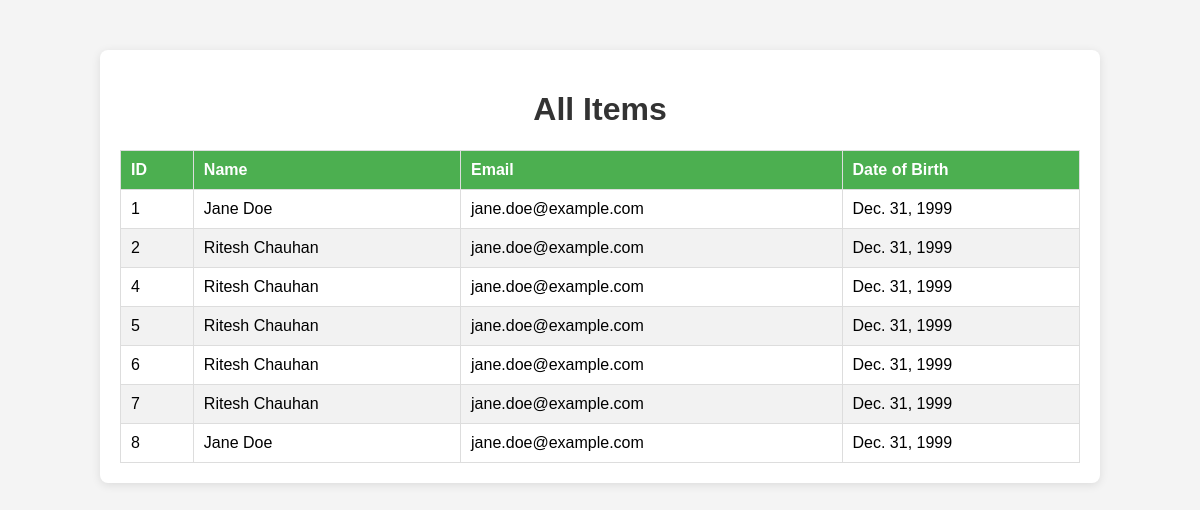
Page /readall/ on the committed database.
### crud/models.py (models this page shows, shortened)
class Item(models.Model):
    id = models.AutoField(primary_key=True)  # Primary key auto-generated
    name = models.CharField(max_length=100)
    email = models.CharField(
        max_length=255,
        validators=[EmailValidator(message="Enter a valid email address.")],
        unique=True  # Ensuring uniqueness of email
    )
    dob = models.DateField()  # Date of Birth

### crud/views.py (the view)
# urls.py: path('readall/', views.get_all_items, name='get_all_items'),
@csrf_exempt
def get_all_items(request):
    if request.method == "GET":
        try:
            items = Item.objects.all()
            data = []
            for item in items:
                data.append({
                    "id": item.id,
                    "name": item.name,
                    "email": item.email,
                    "dob": item.dob.isoformat()
                })
            return render(request, 'index.html', {'items': items}) # safe=False allows a list of objects
        except Exception as e:
            return JsonResponse({"error": str(e)}, status=500)

### crud/templates/index.html (shortened to what this page needs)
<!DOCTYPE html>
<html lang="en">
<head>
</head>
<body>
<div class="container">
    <h1>All Items</h1>
    <table id="items-table">
        <thead>
            <tr>
                <th>ID</th>
                <th>Name</th>
                <th>Email</th>
                <th>Date of Birth</th>
            </tr>
        </thead>
        <tbody>
            {% if items %}
                {% for item in items %}
                    <tr>
                        <td>{{ item.id }}</td>
                        <td>{{ item.name }}</td>
                        <td>{{ item.email }}</td>
                        <td>{{ item.dob }}</td>
                    </tr>
                {% endfor %}
            {% else %}
                <tr>
                    <td colspan="4">No items available</td>
                </tr>
            {% endif %}
        </tbody>
    </table>
</div>
</body>
</html>

### crud/templates/index.html (style rules this page uses)
body { font-family: Arial, sans-serif; background-color: #f4f4f4; margin: 0; padding: 0; }
.container { width: 80%; margin: 50px auto; background-color: #fff; padding: 20px; border-radius: 8px; box-shadow: 0 2px 10px rgba(0, 0, 0, 0.1); }
h1 { text-align: center; color: #333; }
table { width: 100%; border-collapse: collapse; margin-top: 20px; }
table, th, td { border: 1px solid #ddd; }
th, td { padding: 10px; text-align: left; }
th { background-color: #4CAF50; color: white; }
tr:nth-child(even) { background-color: #f2f2f2; }

### rows in the picture
Item: id "1", name "Jane Doe", email "jane.doe@example.com", dob "Dec. 31, 1999"
Item: id "2", name "Ritesh Chauhan", email "jane.doe@example.com", dob "Dec. 31, 1999"
Item: id "4", name "Ritesh Chauhan", email "jane.doe@example.com", dob "Dec. 31, 1999"
Item: id "5", name "Ritesh Chauhan", email "jane.doe@example.com", dob "Dec. 31, 1999"
Item: id "6", name "Ritesh Chauhan", email "jane.doe@example.com", dob "Dec. 31, 1999"
Item: id "7", name "Ritesh Chauhan", email "jane.doe@example.com", dob "Dec. 31, 1999"
Item: id "8", name "Jane Doe", email "jane.doe@example.com", dob "Dec. 31, 1999"
